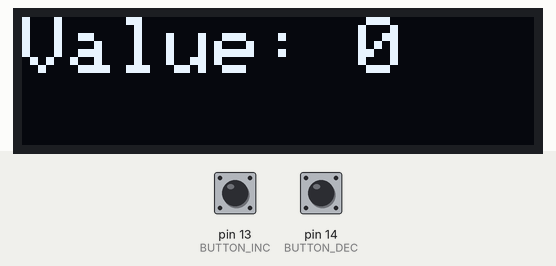
Recording of a sketch running on a simulated Arduino Uno, built with avr-gcc and run on an emulated ATmega328P. On the bench: 128×32 one-colour display. The inputs (shaded band) are chosen by the test bench; at power-on: pin 13 (BUTTON_INC) HIGH, pin 14 (BUTTON_DEC) HIGH. What the sketch prints to the serial monitor is not drawn.

Above: at 1.2 s.
1.3 s: pin 13 (BUTTON_INC) pulled LOW for 1 s
At 2.8 s:
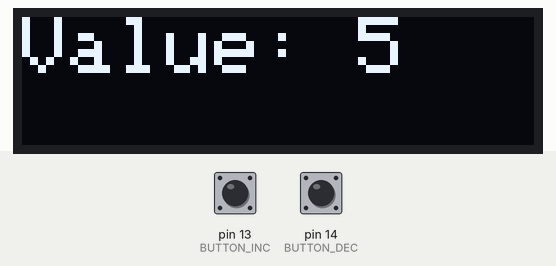
3.8 s: pin 14 (BUTTON_DEC) pulled LOW for 3.2 s
At 7.9 s:
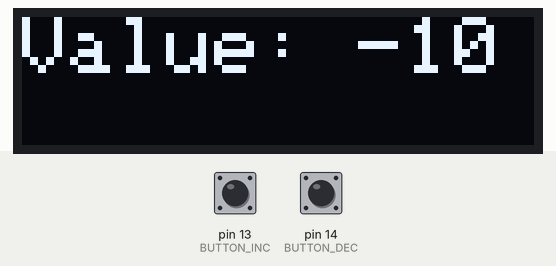
8.5 s: pin 14 (BUTTON_DEC) pulled LOW for 0.15 s
At 9.2 s:
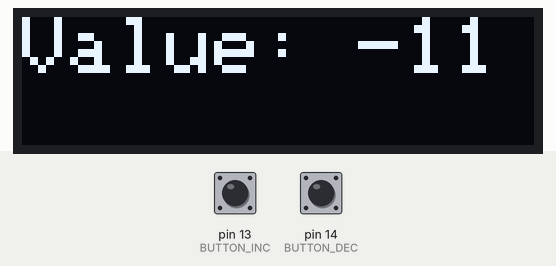
Timing chart, 0 to 11.5 s (numbered marks = the images above; inputs shaded):
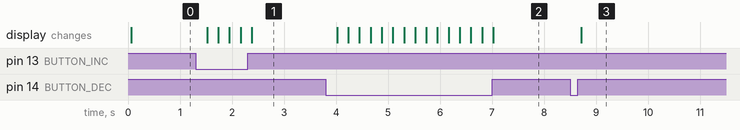

The sketch:

OLEDpushButton.ino
```cpp
#include <Wire.h>
#include <Adafruit_GFX.h>
#include <Adafruit_SSD1306.h>

#define BUTTON_INC 13
#define BUTTON_DEC 14

int value = 0;

Adafruit_SSD1306 display(128, 32, &Wire, -1);

void setup() {
  Serial.begin(9600);
  pinMode(BUTTON_INC, INPUT_PULLUP);
  pinMode(BUTTON_DEC, INPUT_PULLUP);

  display.begin(SSD1306_SWITCHCAPVCC, 0x3C);
  display.clearDisplay();
  display.display();
}

void loop() {
  if (digitalRead(BUTTON_INC) == LOW) {
    if (digitalRead(BUTTON_DEC) == LOW){
      value=0;
      delay(400);
    }
    else{
    value++;
    Serial.println(value);
    delay(200);
    }
  }

  if (digitalRead(BUTTON_DEC) == LOW) {
    if(digitalRead(BUTTON_INC) == LOW){
      value=0;
      delay(400);
    }
    else {
    value--;
    Serial.println(value);
    delay(200);
    }
  }

  display.clearDisplay();
  display.setTextSize(2);
  display.setTextColor(SSD1306_WHITE);
  display.setCursor(0, 0);
  display.print("Value: ");
  display.println(value);
  display.display();
}
```

Measured:
- after the input at 1.3 s, the display: first changes after 0.22 s (image 1 shows a later state)
- after the input at 3.8 s, the display: first changes after 0.22 s (image 2 shows a later state)
- after the input at 8.5 s, the display: changes after 0.22 s (image 3)
